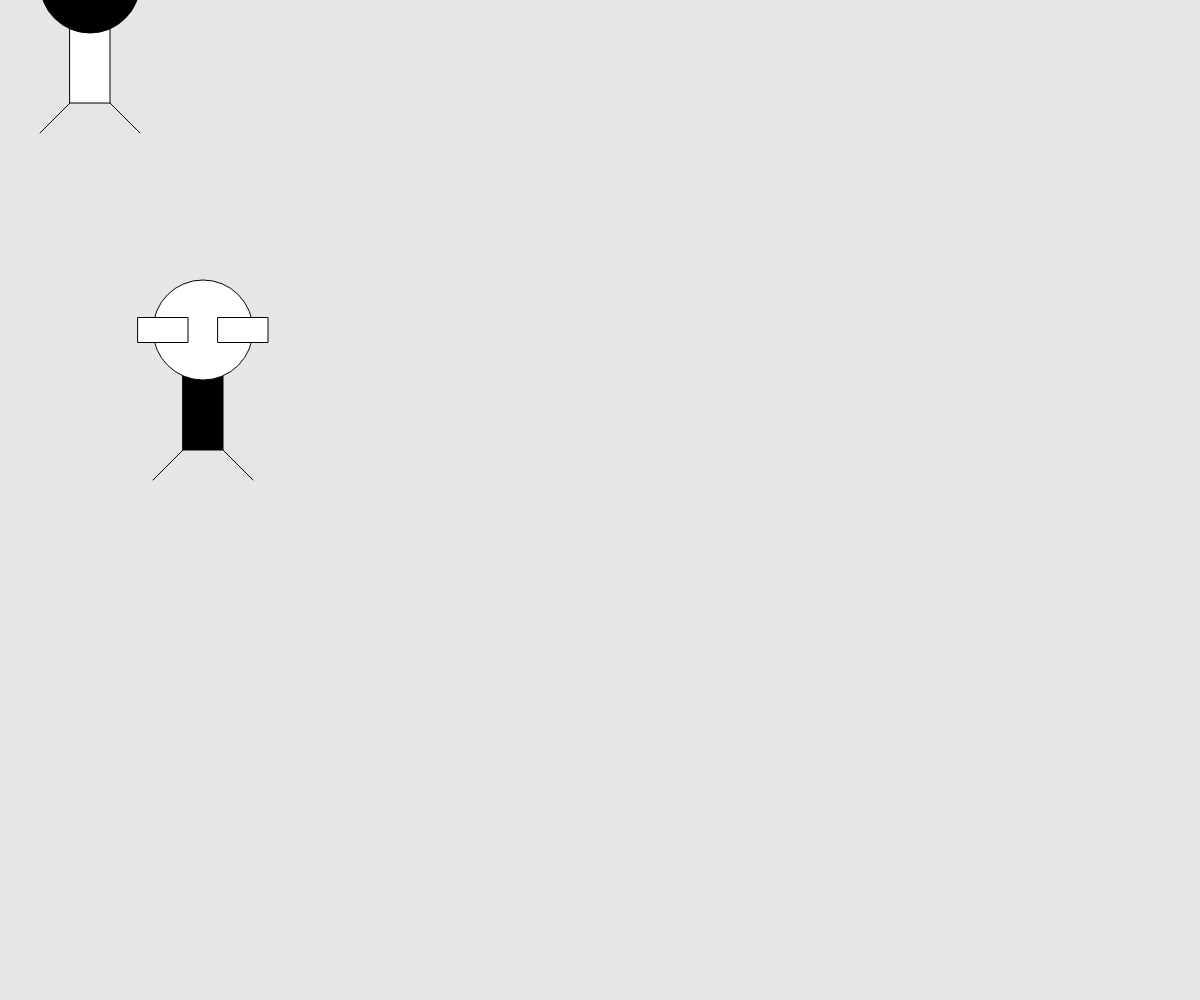
Frame 1 (no input)
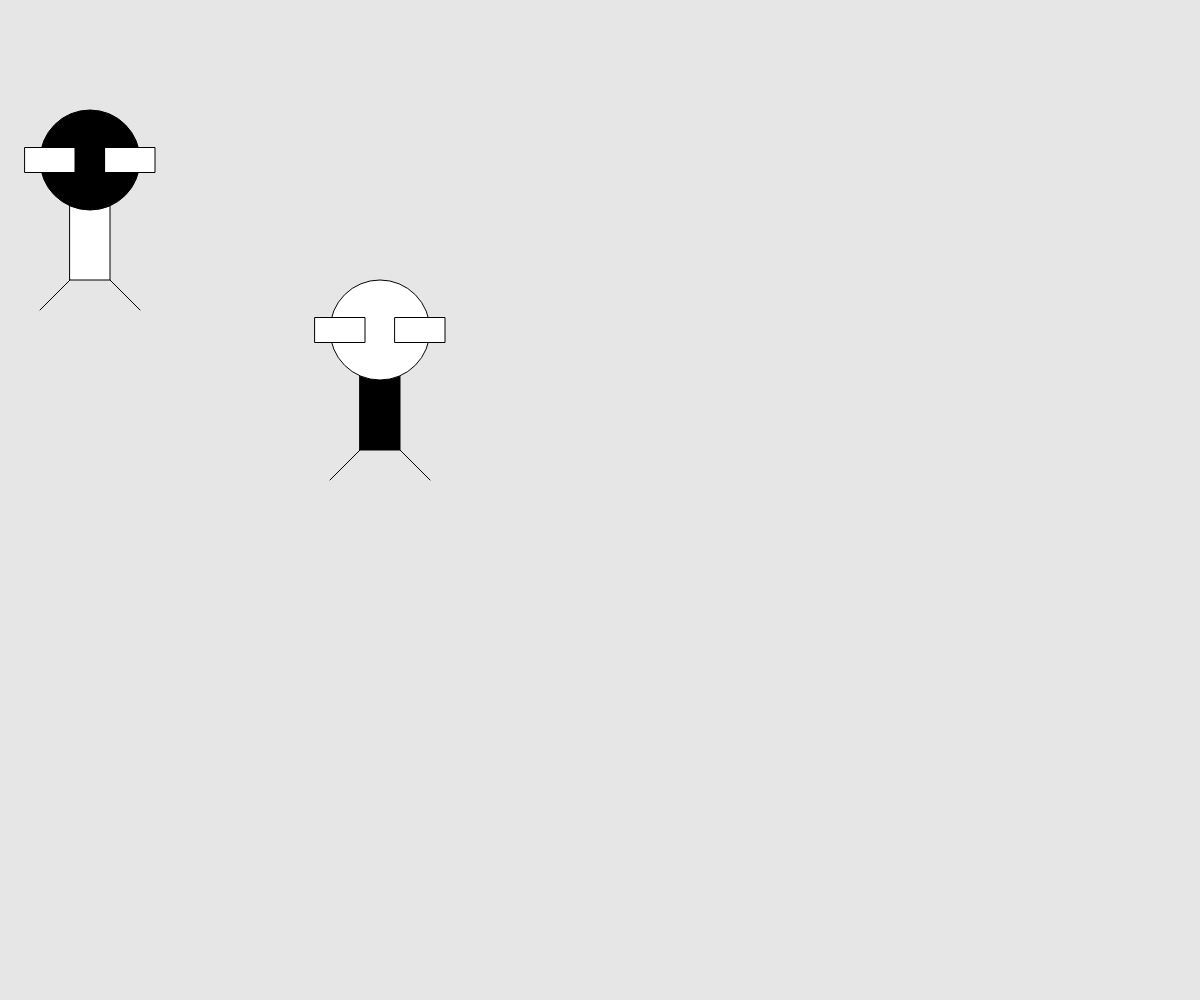
Frame 60 (no input)
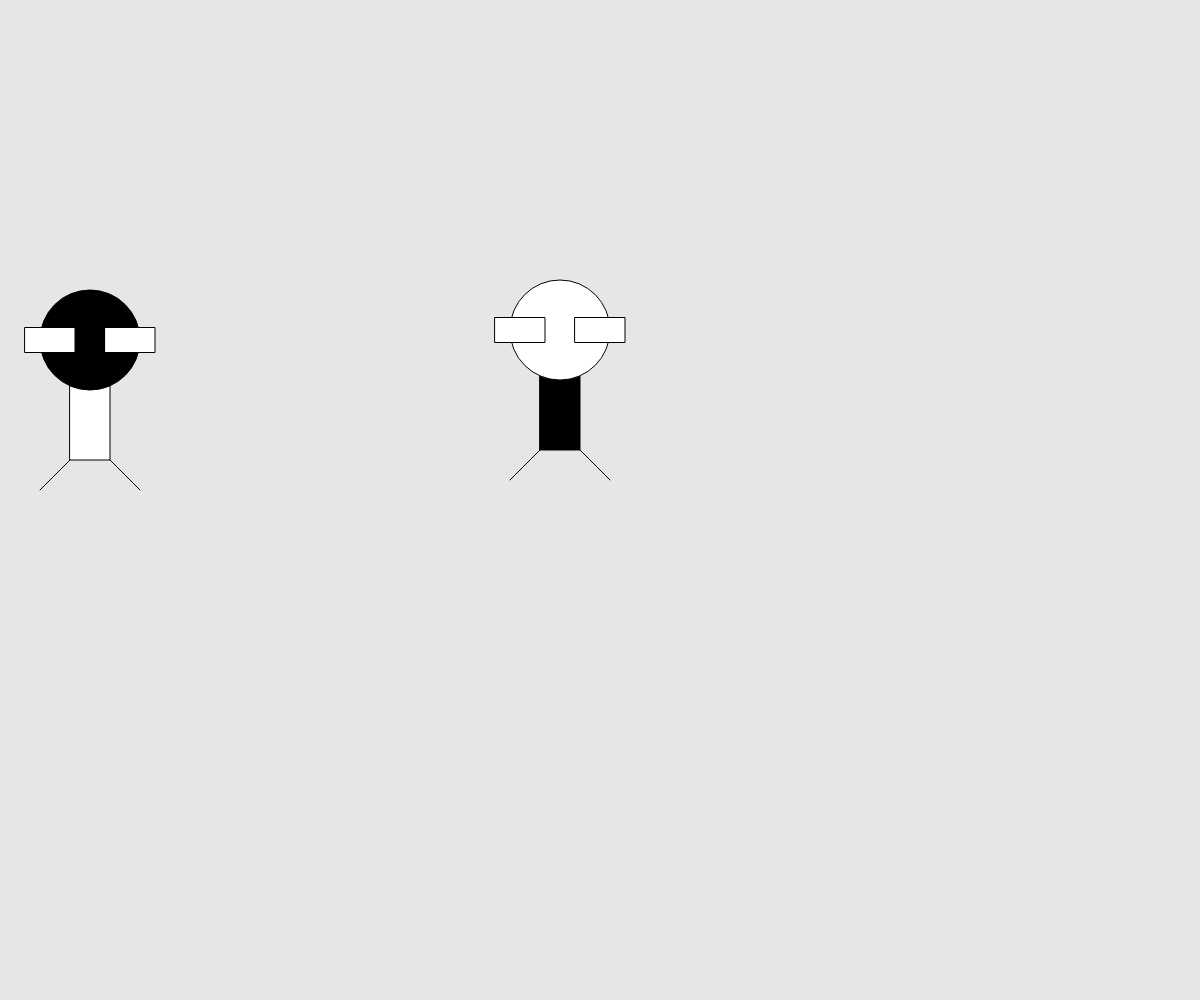
Frame 120 (the mouse pressed at the canvas centre since frame 60)

The p5.js sketch that drew these frames (run headless with seeded random() and noise() and a simulated clock; from frame 60 on, the mouse is pressed at the canvas centre):

// p5.js sketch
// ── sketch.js
/* eslint-disable no-undef, no-unused-vars */

// Fulgencio orignal
let fulgencioX = 200;
let fulgencioY = 400;

// Clon
let fulgencio2X = 90;
let fulgencio2Y = 50;

function setup() {
  createCanvas(windowWidth, windowHeight);
}

function draw() {
  background(230);

  fulgencioX += 3;
  if (fulgencioX > width) {
    fulgencioX = 0;
  }

  // Cuerpo
  stroke(0);
  rectMode(CENTER);
  fill(0);
  rect(fulgencioX, fulgencioY, 40, 100);

  // Cabeza
  fill(255);
  ellipse(fulgencioX, fulgencioY - 70, 100, 100);

  // Ojos
  fill(255);
  rect(fulgencioX - 40, fulgencioY - 70, 50, 25);
  rect(fulgencioX + 40, fulgencioY - 70, 50, 25);

  // Piernas
  line(fulgencioX - 20, fulgencioY + 50, fulgencioX - 50, fulgencioY + 80);
  line(fulgencioX + 20, fulgencioY + 50, fulgencioX + 50, fulgencioY + 80);

  // AQUI EMPIEZA EL CLON
  // Para diferenciarlos le invertí los colores al clon

  fulgencio2Y += 3;
  if (fulgencio2Y > height) {
    fulgencio2Y = 0;
  }
  // Cuerpo Clon
  stroke(0);
  rectMode(CENTER);
  fill(255);
  rect(fulgencio2X, fulgencio2Y, 40, 100);

  // Cabeza Clon
  fill(0);
  ellipse(fulgencio2X, fulgencio2Y - 70, 100, 100);

  // Ojos Clon
  fill(255);
  rect(fulgencio2X - 40, fulgencio2Y - 70, 50, 25);
  rect(fulgencio2X + 40, fulgencio2Y - 70, 50, 25);

  // Piernas Clon
  line(fulgencio2X - 20, fulgencio2Y + 50, fulgencio2X - 50, fulgencio2Y + 80);
  line(fulgencio2X + 20, fulgencio2Y + 50, fulgencio2X + 50, fulgencio2Y + 80);
}
